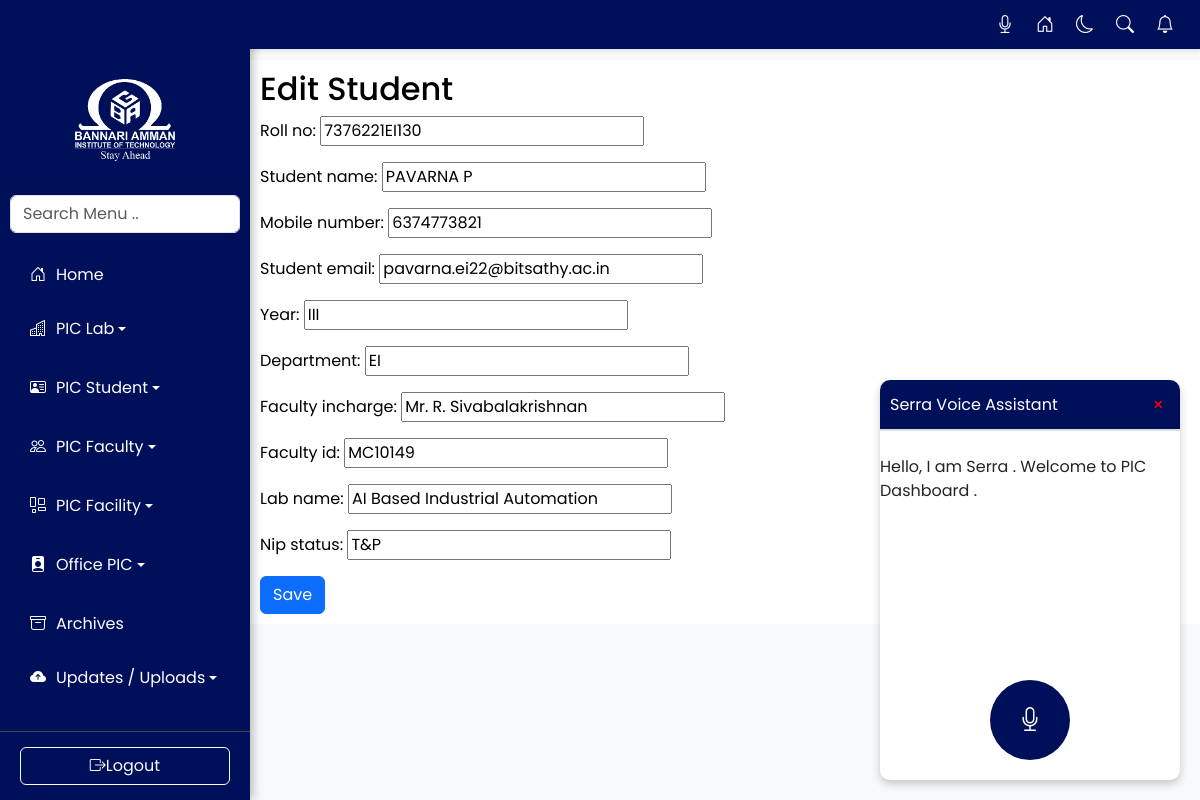
The page /students/edit/4016/ (signed in) on the database its author committed.
### student_details_app/models.py (models this page shows, shortened)
class Student(models.Model):
    DoesNotExist = None
    objects = None
    roll_no = models.CharField(max_length=20)
    student_name = models.CharField(max_length=100)
    mobile_number = models.CharField(max_length=15)
    student_email = models.EmailField()
    year = models.CharField(max_length=10)
    department = models.CharField(max_length=100)
    faculty_incharge = models.CharField(max_length=100)
    faculty_id = models.CharField(max_length=20)
    lab_name = models.CharField(max_length=100)
    nip_status = models.CharField(max_length=100)

### student_details_app/views.py (the view)
# urls.py: path('students/edit/<int:pk>/', views.edit_student, name='edit_student'),
def edit_student(request, pk):
    student = Student.objects.get(pk=pk)
    if request.method == 'POST':
        form = StudentForm(request.POST, instance=student)
        if form.is_valid():
            form.save()
            return redirect('student_list')
    else:
        form = StudentForm(instance=student)
    return render(request, 'edit_student.html', {'form': form})

### student_details_app/forms.py
class StudentForm(forms.ModelForm):
    class Meta:
        model = Student
        fields = '__all__'

### student_details_app/templates/edit_student.html (shortened to what this page needs)
{% extends 'base.html' %}
{% block content %}
<h2>Edit Student</h2>
<form method="post">
    {{ form.as_p }}
    <button type="submit" class="btn btn-primary">Save</button>
</form>
{% endblock %}

### student_details_app/templates/base.html (style rules this page uses)
* { font-family: 'Poppins', sans-serif; }
body { margin: 0; display: flex; overflow-x: hidden; background-color: #f8f9fa; }

### rows shown on the page
Student: roll_no "7376221EI130", student_name "PAVARNA P", mobile_number "6374773821", student_email "pavarna.ei22@bitsathy.ac.in", year "III", department "EI", faculty_incharge "Mr. R. Sivabalakrishnan", faculty_id "MC10149", lab_name "AI Based Industrial Automation", nip_status "T&P"
